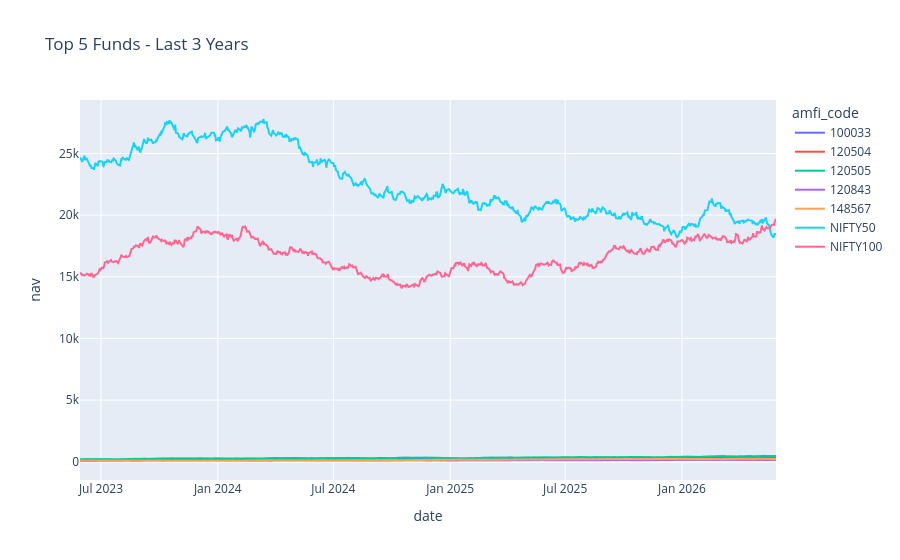

Write notebook code for a chart like this one.
### Code cell
import plotly.graph_objects as go

for index_name in ['NIFTY50', 'NIFTY100']:

    data = benchmark_3yr[
        benchmark_3yr['index_name'] == index_name
    ]

    fig.add_trace(
        go.Scatter(
            x=data['date'],
            y=data['close_value'],
            mode='lines',
            name=index_name
        )
    )

fig.show()

### Figure 1 — Plotly figure (JSON) as saved in the notebook; plotly's stock layout.template omitted (floating-point values rounded to 4 significant figures; data arrays with more than 128 entries replaced by an {"elided": "..."} marker saying what was removed)
{"data": [{"hovertemplate": "amfi_code=100033<br>date=%{x}<br>nav=%{y}<extra></extra>", "legendgroup": "100033", "line": {"color": "#636efa", "dash": "solid"}, "marker": {"symbol": "circle"}, "mode": "lines", "name": "100033", "showlegend": true, "type": "scattergl", "x": {"elided": "785 str values"}, "xaxis": "x", "y": {"elided": "785 float values"}, "yaxis": "y"}, {"hovertemplate": "amfi_code=120504<br>date=%{x}<br>nav=%{y}<extra></extra>", "legendgroup": "120504", "line": {"color": "#EF553B", "dash": "solid"}, "marker": {"symbol": "circle"}, "mode": "lines", "name": "120504", "showlegend": true, "type": "scattergl", "x": {"elided": "785 str values"}, "xaxis": "x", "y": {"elided": "785 float values"}, "yaxis": "y"}, {"hovertemplate": "amfi_code=120505<br>date=%{x}<br>nav=%{y}<extra></extra>", "legendgroup": "120505", "line": {"color": "#00cc96", "dash": "solid"}, "marker": {"symbol": "circle"}, "mode": "lines", "name": "120505", "showlegend": true, "type": "scattergl", "x": {"elided": "785 str values"}, "xaxis": "x", "y": {"elided": "785 float values"}, "yaxis": "y"}, {"hovertemplate": "amfi_code=120843<br>date=%{x}<br>nav=%{y}<extra></extra>", "legendgroup": "120843", "line": {"color": "#ab63fa", "dash": "solid"}, "marker": {"symbol": "circle"}, "mode": "lines", "name": "120843", "showlegend": true, "type": "scattergl", "x": {"elided": "785 str values"}, "xaxis": "x", "y": {"elided": "785 float values"}, "yaxis": "y"}, {"hovertemplate": "amfi_code=148567<br>date=%{x}<br>nav=%{y}<extra></extra>", "legendgroup": "148567", "line": {"color": "#FFA15A", "dash": "solid"}, "marker": {"symbol": "circle"}, "mode": "lines", "name": "148567", "showlegend": true, "type": "scattergl", "x": {"elided": "785 str values"}, "xaxis": "x", "y": {"elided": "785 float values"}, "yaxis": "y"}, {"mode": "lines", "name": "NIFTY50", "type": "scatter", "x": {"elided": "785 str values"}, "y": {"elided": "785 float values"}}, {"mode": "lines", "name": "NIFTY100", "type": "scatter", "x": {"elided": "785 str values"}, "y": {"elided": "785 float values"}}], "layout": {"legend": {"title": {"text": "amfi_code"}, "tracegroupgap": 0}, "title": {"text": "Top 5 Funds - Last 3 Years"}, "xaxis": {"anchor": "y", "domain": [0, 1], "title": {"text": "date"}}, "yaxis": {"anchor": "x", "domain": [0, 1], "title": {"text": "nav"}}}}
